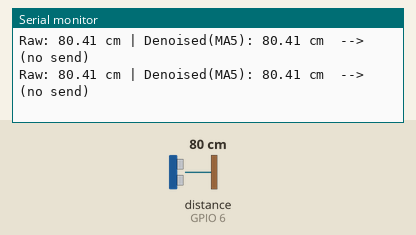
This program was run on a simulated Seeed XIAO ESP32-C3. On the bench: the last lines printed to the serial monitor. Wiring (inferred from the names in the program): ultrasonic range finder: trigger GPIO 7; echo GPIO 6. Inputs (shaded band) come from the test bench; at power-on: distance to the obstacle (sensor on GPIO 6) 80 cm. The echo pulse lasts 58.3 µs per cm; nothing arrives over Bluetooth unless stated; a phone connects over Bluetooth LE 3 s after start.

Above: at 2.7 s.
2.8 s: distance to the obstacle (sensor on GPIO 6) set to 32 cm
At 2.88 s:
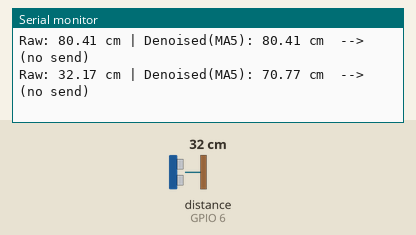
5.8 s: distance to the obstacle (sensor on GPIO 6) set to 26 cm
At 5.96 s:
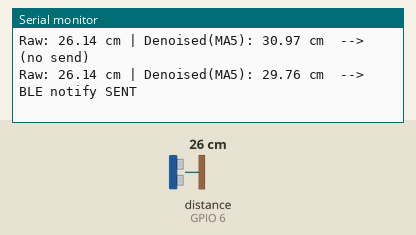
Timing chart, 0 to 8.8 s (numbered marks = the images above; inputs shaded):
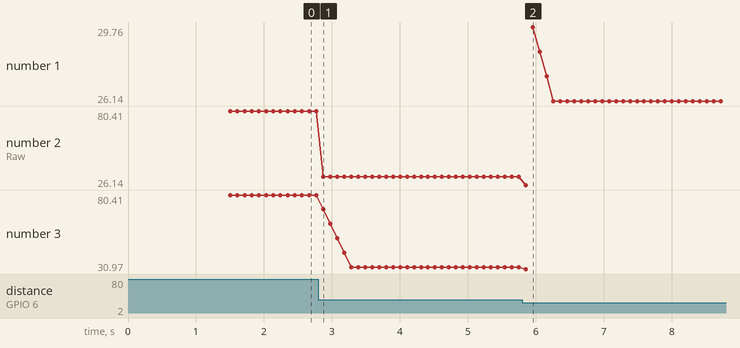

Measured:
- the behaviour switches between 30 and 29 cm on distance to the obstacle (sensor on GPIO 6) (found by bisection; images 1 and 2)
- after the input at 2.8 s, the serial monitor: prints a new line after 0.07 s (image 1)
- after the input at 5.8 s, the serial monitor: prints a new line after 0.05 s (image 2)
- plotted number 2: 80.41 → 32.17 after the input at 2.8 s, 32.17 → 26.14 after the input at 5.8 s
- plotted number 3: 80.41 → 32.17 after the input at 2.8 s, 32.17 → 30.97 after the input at 5.8 s

The program:

main.cpp
```cpp
#include <Arduino.h>
#include <NimBLEDevice.h>

// ====== BLE UUIDs ======
static const char* SERVICE_UUID = "67702f32-0192-4fd7-8711-8df368d1274b";
static const char* CHAR_UUID    = "ca419fce-b785-4809-80ad-bdce5b41b7fd";
static const char* DEVICE_NAME  = "Fiona";

// ====== HC-SR04 Pins ======
static const int TRIG_PIN = 7;
static const int ECHO_PIN = 6;

// ====== DSP: Moving Average ======
static const int WIN = 5;
float buf[WIN] = {0};
int idx = 0;
int filled = 0;

static NimBLECharacteristic* pChar = nullptr;
static bool g_connected = false;

class ServerCallbacks : public NimBLEServerCallbacks {
  void onConnect(NimBLEServer*, NimBLEConnInfo&) override {
    g_connected = true;
    Serial.println("[Server] Client connected!");
  }
  void onDisconnect(NimBLEServer*, NimBLEConnInfo&, int reason) override {
    g_connected = false;
    Serial.print("[Server] Client disconnected, reason=");
    Serial.println(reason);
    NimBLEDevice::startAdvertising();
  }
};

float readDistanceCM() {
  digitalWrite(TRIG_PIN, LOW);
  delayMicroseconds(2);
  digitalWrite(TRIG_PIN, HIGH);
  delayMicroseconds(10);
  digitalWrite(TRIG_PIN, LOW);
  unsigned long dur = pulseIn(ECHO_PIN, HIGH, 30000);
  if (dur == 0) return NAN;
  return dur / 58.0f;
}

float movingAverage(float x) {
  buf[idx] = x;
  idx = (idx + 1) % WIN;
  if (filled < WIN) filled++;

  float sum = 0;
  for (int i = 0; i < filled; i++) sum += buf[i];
  return sum / filled;
}

void setup() {
  Serial.begin(115200);
  delay(1500);
  Serial.println("[Server] Boot");

  pinMode(TRIG_PIN, OUTPUT);
  pinMode(ECHO_PIN, INPUT);

  // BLE init
  NimBLEDevice::init(DEVICE_NAME);
  NimBLEDevice::setPower(ESP_PWR_LVL_P9);

  NimBLEServer* server = NimBLEDevice::createServer();
  server->setCallbacks(new ServerCallbacks());

  NimBLEService* service = server->createService(SERVICE_UUID);
  pChar = service->createCharacteristic(
    CHAR_UUID,
    NIMBLE_PROPERTY::READ | NIMBLE_PROPERTY::NOTIFY
  );
  pChar->setValue("ready");
  service->start();

  // NimBLEAdvertising* adv = NimBLEDevice::getAdvertising();
  // adv->addServiceUUID(SERVICE_UUID);
  // adv->start();
  // ====== BLE Advertising ======
  NimBLEAdvertising* adv = NimBLEDevice::getAdvertising();

  NimBLEAdvertisementData ad;
  ad.setName(DEVICE_NAME);
  ad.addServiceUUID(SERVICE_UUID);

  adv->setAdvertisementData(ad);
  adv->start();


  Serial.print("[Server] Advertising as: ");
  Serial.println(DEVICE_NAME);
}

void loop() {
  float raw = readDistanceCM();
  // if (isnan(raw)) { // || raw <= 0 || raw > 500
  //   Serial.println("Raw: --  | Denoised: --  | (invalid)");
  //   delay(100);
  //   return;
  // }

  float den = movingAverage(raw);

  // raw + denoised
  Serial.print("Raw: ");
  Serial.print(raw, 2);
  Serial.print(" cm | Denoised(MA");
  Serial.print(WIN);
  Serial.print("): ");
  Serial.print(den, 2);
  Serial.print(" cm");

  if (g_connected && den < 30.0f) {
    char msg[16];
    snprintf(msg, sizeof(msg), "%.2f", den);
    pChar->setValue((uint8_t*)msg, strlen(msg));
    pChar->notify();
    Serial.print("  --> BLE notify SENT");
  } else {
    Serial.print("  --> (no send)");
  }

  Serial.println();
  delay(100); // 10Hz
}
```
